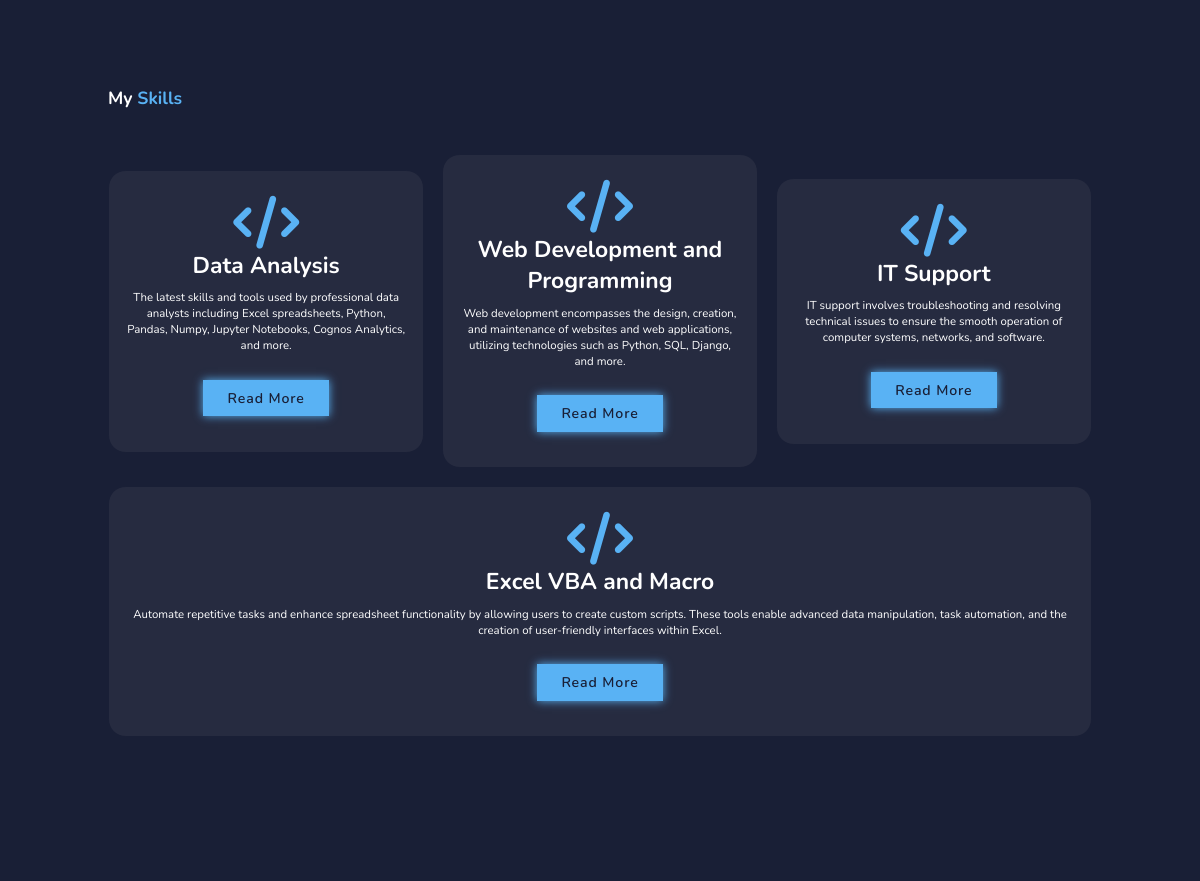
The app's page / (middle part), older data.
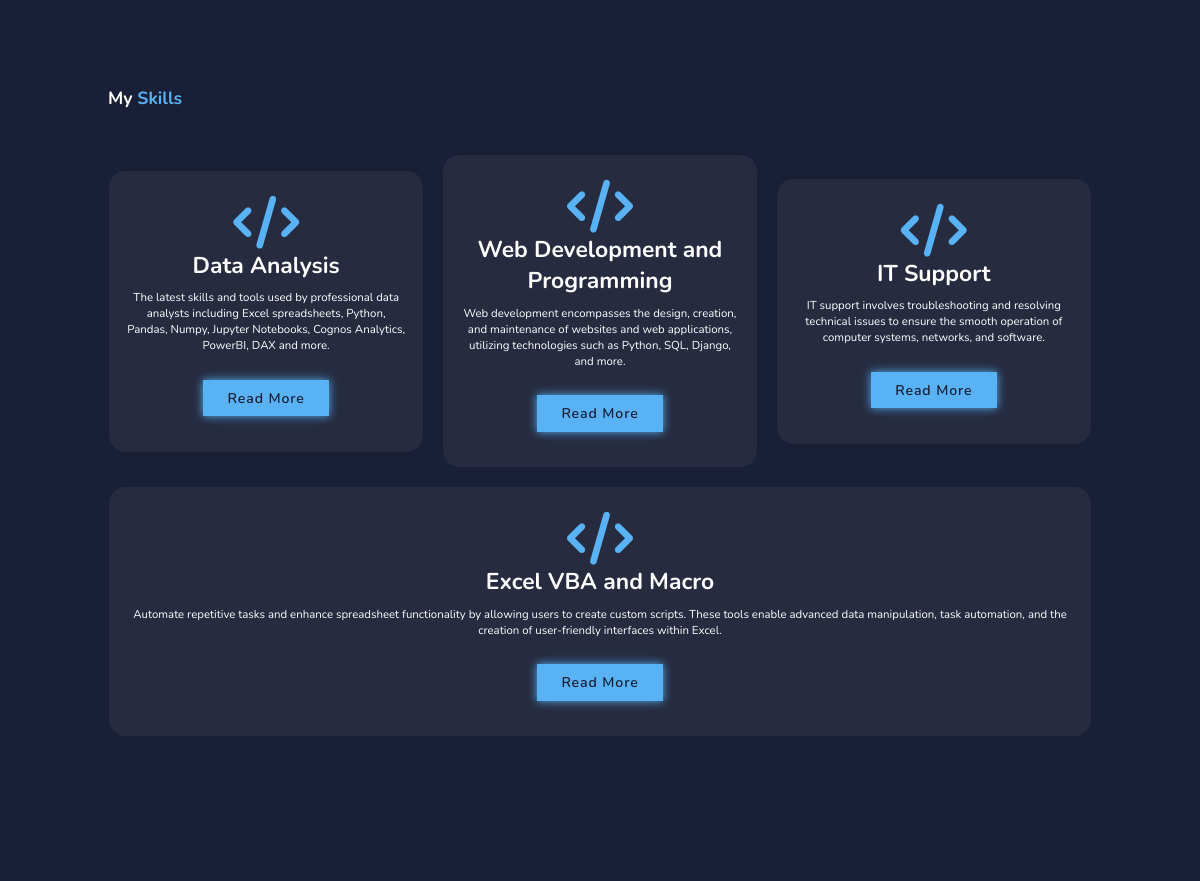
The same page, newer data.
### category/models.py (models this page shows, shortened)
class Category(models.Model):
    category_name = models.CharField(max_length=50, unique=True)
    slug = models.SlugField(max_length=100, unique=True)
    description = models.TextField(max_length=250, blank=True)
    cat_image  = models.ImageField(upload_to='photos/categories', blank=True)
    class Meta:
        verbose_name = 'category'
        verbose_name_plural = 'categories'
    def get_url(self):
        return reverse('item_by_category', args=[self.slug])

### portfolio/views.py (the view)
# urls.py: 2. Add a URL to urlpatterns:  path('', views.home, name='home')
def home(request):
    categoryitems = Category.objects.all()
    latestitems = Item.objects.all().order_by('-created_date')[:12]
    certlist = Certificates.objects.all().order_by('-created_date')[:8]
    favorites_list_id = _favorites_id(request)
    latestitems = latestitems.annotate(
        is_in_favorites=Exists(
            FavoritesListItems.objects.filter(
                favoriteslist__favoriteslist_id=favorites_list_id,
                item=OuterRef('id'),
            )
        )
    )
    context ={
        'categoryitems' : categoryitems,
        'latestitems':latestitems,
        'certlist':certlist,
    }
    return render(request, 'home.html',context)

### category/context_processor.py (called while the page is built)
def menu_links(request):
    links = Category.objects.all()
    return dict(links=links)

### favoriteslist/context_processors.py (called while the page is built)
def counter(request):
    favorites_count = 0
    if 'admin'in request.path:
        return {}
    else:
        try:
            favorites = FavoritesList.objects.filter(favoriteslist_id=_favorites_id(request))
            favorites_items = FavoritesListItems.objects.all().filter(favoriteslist=favorites[:1])
            for favorites_items in favorites_items:
                favorites_count += favorites_items.quantity
        except FavoritesList.DoesNotExist:
            favorites_count = 0
    return dict(favorites_count=favorites_count)

### favoriteslist/views.py (called while the page is built)
def _favorites_id(request):
    favorites = request.session.session_key
    if not favorites:
        favorites = request.session.create()
    return favorites

### items/models.py (called while the page is built)
    def get_url(self):
        return reverse('item_detail', args=[self.category.slug, self.slug] )

    def get_url(self):
        return reverse('cert_detail', args=[self.category.slug, self.slug] )

### templates/home.html (shortened to what this page needs)
{% extends "base.html" %}
{% load static %}
{% block content %}
    <section class="services" id="services">
        <h2 class="heading">My <span>Skills</span></h2>
        <div class="services-container">
            {% for categoryitems in categoryitems%}
            <div class="services-box">
                <i class="fa-solid fa-code"></i>
                <h3>{{categoryitems.category_name}}</h3>
                <p>{{categoryitems.description}} </p>
                <a href="{{categoryitems.get_url}}" class="btn">Read More</a>
            </div>
            {% endfor %}
        </div>
    </section>
    <section class="portfolio" id="portfolio">
    </section>
{%endblock%}

### templates/base.html (shortened to what this page needs)
{%load static%}
<!DOCTYPE html>
<html lang="en">
    <head>
        <link rel="stylesheet" href="{% static "css/styles.css" %}">
        <link rel="stylesheet" href="https://cdnjs.cloudflare.com/ajax/libs/font-awesome/6.5.2/css/all.min.css" />
    </head>
    <body>
        {%block content%}{% endblock %}
    </body>
</html>

### portfolio/static/css/styles.css (style rules this page uses)
* { margin: 0; padding: 0; box-sizing: border-box; text-decoration: none; border: none; outline: none; scroll-behavior: smooth; font-family: "Nunito", sans-serif; }
:root { --bg-color: #191f36; --snd-bg-color: #262b40; --text-color: #fff; --main-color: #59b2f4; }
html { font-size: 62.5%; overflow-x: hidden; }
body { background: var(--bg-color); color: var(--text-color); }
section { min-height: 100vh; padding: 10rem 9% 2rem; }
span { color: var(--main-color); }
.btn { display: inline-block; padding: 1rem 2.8rem; background: var(--main-color); border-radius: rem; box-shadow: 0 0 1rem var(--main-color); font-size: 1.6rem; color: var(--bg-color); letter-spacing: .1rem; font-weight: 600; transition: .5s ease; }
.heading { text-align: center; font-size: 4.5rem; }
.services h2 { margin-bottom: 5rem; text-align: left; font-size: 2rem; }
.services-container { display: flex; justify-content: center; align-items: center; flex-wrap: wrap; gap: 2rem; }
.services-container .services-box { flex: 1 1 30rem; background: var(--snd-bg-color); padding: 3rem 2rem 4rem; border-radius: 2rem; text-align: center; border:.2rem solid var(--bg-color); transition: .5s ease; }
.services-box i { font-size: 6rem; color:var(--main-color) }
.services-box h3 { font-size: 2.6rem; }
.services-box p { font-size: 1.3rem; margin: 1rem 0 3rem; }
.portfolio { background:var(--bg-color); }
@media (max-width: 1200px) { html { font-size: 55%; } }

Row changes from the older to the newer data that the page shows:
changed Category "Data Analysis": description "…Jupyter Notebooks, Cognos Analytics, and more." → "…Jupyter Notebooks, Cognos Analytics, PowerBI, DAX and more."
